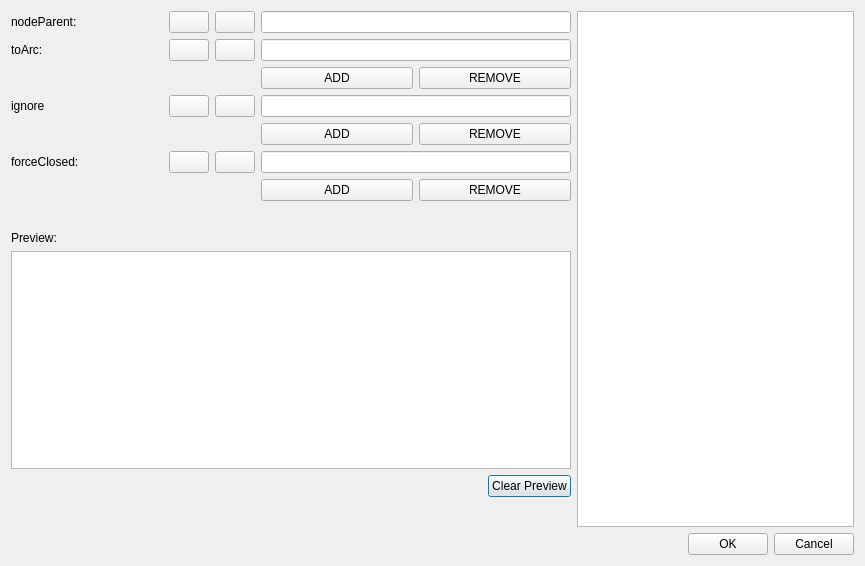
<?xml version="1.0" encoding="UTF-8"?>
<ui version="4.0">
 <class>dlg_mapzone_config</class>
 <widget class="QDialog" name="dlg_mapzone_config">
  <property name="geometry">
   <rect>
    <x>0</x>
    <y>0</y>
    <width>865</width>
    <height>566</height>
   </rect>
  </property>
  <property name="windowTitle">
   <string>Mapzone Config</string>
  </property>
  <layout class="QGridLayout" name="gridLayout">
   <item row="5" column="0" colspan="2">
    <layout class="QGridLayout" name="gridLayout_3">
     <item row="0" column="0">
      <widget class="QLabel" name="lbl_preview">
       <property name="text">
        <string>Preview:</string>
       </property>
      </widget>
     </item>
     <item row="3" column="0">
      <layout class="QHBoxLayout" name="horizontalLayout_2">
       <item>
        <spacer name="horizontalSpacer_2">
         <property name="orientation">
          <enum>Qt::Horizontal</enum>
         </property>
         <property name="sizeHint" stdset="0">
          <size>
           <width>40</width>
           <height>20</height>
          </size>
         </property>
        </spacer>
       </item>
       <item>
        <widget class="QPushButton" name="btn_clear_preview">
         <property name="text">
          <string>Clear Preview</string>
         </property>
        </widget>
       </item>
      </layout>
     </item>
     <item row="1" column="0">
      <widget class="QTextEdit" name="txt_preview">
       <property name="readOnly">
        <bool>true</bool>
       </property>
      </widget>
     </item>
    </layout>
   </item>
   <item row="0" column="2" rowspan="11">
    <widget class="QTextEdit" name="tab_log_txt_infolog">
     <property name="sizePolicy">
      <sizepolicy hsizetype="Minimum" vsizetype="Expanding">
       <horstretch>0</horstretch>
       <verstretch>0</verstretch>
      </sizepolicy>
     </property>
     <property name="readOnly">
      <bool>true</bool>
     </property>
    </widget>
   </item>
   <item row="11" column="0" colspan="3">
    <layout class="QGridLayout" name="lyt_buttons">
     <property name="topMargin">
      <number>0</number>
     </property>
     <item row="0" column="0">
      <spacer name="horizontalSpacer">
       <property name="orientation">
        <enum>Qt::Horizontal</enum>
       </property>
       <property name="sizeHint" stdset="0">
        <size>
         <width>40</width>
         <height>20</height>
        </size>
       </property>
      </spacer>
     </item>
     <item row="0" column="1">
      <widget class="QPushButton" name="btn_accept">
       <property name="text">
        <string>OK</string>
       </property>
      </widget>
     </item>
     <item row="0" column="2">
      <widget class="QPushButton" name="btn_cancel">
       <property name="text">
        <string>Cancel</string>
       </property>
      </widget>
     </item>
    </layout>
   </item>
   <item row="0" column="0" colspan="2">
    <layout class="QGridLayout" name="gridLayout_2">
     <item row="0" column="0">
      <widget class="QLabel" name="lbl_nodeParent">
       <property name="text">
        <string>nodeParent:</string>
       </property>
      </widget>
     </item>
     <item row="1" column="0">
      <widget class="QLabel" name="lbl_toArc">
       <property name="text">
        <string>toArc:</string>
       </property>
      </widget>
     </item>
     <item row="6" column="3">
      <widget class="QPushButton" name="btn_add_forceClosed">
       <property name="text">
        <string>ADD</string>
       </property>
      </widget>
     </item>
     <item row="6" column="4">
      <widget class="QPushButton" name="btn_remove_forceClosed">
       <property name="text">
        <string>REMOVE</string>
       </property>
      </widget>
     </item>
     <item row="4" column="4">
      <widget class="QPushButton" name="btn_remove_ignore">
       <property name="text">
        <string>REMOVE</string>
       </property>
      </widget>
     </item>
     <item row="5" column="0">
      <widget class="QLabel" name="lbl_forceClosed">
       <property name="text">
        <string>forceClosed:</string>
       </property>
      </widget>
     </item>
     <item row="5" column="1">
      <widget class="QPushButton" name="btn_snapping_forceClosed">
       <property name="sizePolicy">
        <sizepolicy hsizetype="Fixed" vsizetype="Fixed">
         <horstretch>0</horstretch>
         <verstretch>0</verstretch>
        </sizepolicy>
       </property>
       <property name="text">
        <string/>
       </property>
      </widget>
     </item>
     <item row="3" column="1">
      <widget class="QPushButton" name="btn_snapping_ignore">
       <property name="text">
        <string/>
       </property>
      </widget>
     </item>
     <item row="3" column="3" colspan="2">
      <widget class="QLineEdit" name="txt_ignore"/>
     </item>
     <item row="4" column="3">
      <widget class="QPushButton" name="btn_add_ignore">
       <property name="text">
        <string>ADD</string>
       </property>
      </widget>
     </item>
     <item row="5" column="3" colspan="2">
      <widget class="QLineEdit" name="txt_forceClosed">
       <property name="readOnly">
        <bool>true</bool>
       </property>
      </widget>
     </item>
     <item row="2" column="4">
      <widget class="QPushButton" name="btn_remove_nodeParent">
       <property name="text">
        <string>REMOVE</string>
       </property>
      </widget>
     </item>
     <item row="0" column="1">
      <widget class="QPushButton" name="btn_snapping_nodeParent">
       <property name="sizePolicy">
        <sizepolicy hsizetype="Fixed" vsizetype="Fixed">
         <horstretch>0</horstretch>
         <verstretch>0</verstretch>
        </sizepolicy>
       </property>
       <property name="text">
        <string/>
       </property>
      </widget>
     </item>
     <item row="3" column="0">
      <widget class="QLabel" name="lbl_ignore">
       <property name="text">
        <string>ignore</string>
       </property>
      </widget>
     </item>
     <item row="1" column="1">
      <widget class="QPushButton" name="btn_snapping_toArc">
       <property name="sizePolicy">
        <sizepolicy hsizetype="Fixed" vsizetype="Fixed">
         <horstretch>0</horstretch>
         <verstretch>0</verstretch>
        </sizepolicy>
       </property>
       <property name="text">
        <string/>
       </property>
      </widget>
     </item>
     <item row="2" column="3">
      <widget class="QPushButton" name="btn_add_nodeParent">
       <property name="text">
        <string>ADD</string>
       </property>
      </widget>
     </item>
     <item row="0" column="3" colspan="2">
      <widget class="QLineEdit" name="txt_nodeParent">
       <property name="readOnly">
        <bool>false</bool>
       </property>
      </widget>
     </item>
     <item row="1" column="3" colspan="2">
      <widget class="QLineEdit" name="txt_toArc">
       <property name="readOnly">
        <bool>true</bool>
       </property>
      </widget>
     </item>
     <item row="0" column="2">
      <widget class="QPushButton" name="btn_expr_nodeParent">
       <property name="sizePolicy">
        <sizepolicy hsizetype="Fixed" vsizetype="Fixed">
         <horstretch>0</horstretch>
         <verstretch>0</verstretch>
        </sizepolicy>
       </property>
       <property name="text">
        <string/>
       </property>
      </widget>
     </item>
     <item row="1" column="2">
      <widget class="QPushButton" name="btn_expr_toArc">
       <property name="sizePolicy">
        <sizepolicy hsizetype="Fixed" vsizetype="Fixed">
         <horstretch>0</horstretch>
         <verstretch>0</verstretch>
        </sizepolicy>
       </property>
       <property name="text">
        <string/>
       </property>
      </widget>
     </item>
     <item row="3" column="2">
      <widget class="QPushButton" name="btn_expr_ignore">
       <property name="sizePolicy">
        <sizepolicy hsizetype="Fixed" vsizetype="Fixed">
         <horstretch>0</horstretch>
         <verstretch>0</verstretch>
        </sizepolicy>
       </property>
       <property name="text">
        <string/>
       </property>
      </widget>
     </item>
     <item row="5" column="2">
      <widget class="QPushButton" name="btn_expr_forceClosed">
       <property name="sizePolicy">
        <sizepolicy hsizetype="Fixed" vsizetype="Fixed">
         <horstretch>0</horstretch>
         <verstretch>0</verstretch>
        </sizepolicy>
       </property>
       <property name="text">
        <string/>
       </property>
      </widget>
     </item>
    </layout>
   </item>
  </layout>
 </widget>
 <tabstops>
  <tabstop>tab_log_txt_infolog</tabstop>
  <tabstop>btn_snapping_nodeParent</tabstop>
  <tabstop>txt_nodeParent</tabstop>
  <tabstop>btn_snapping_toArc</tabstop>
  <tabstop>txt_toArc</tabstop>
  <tabstop>btn_add_nodeParent</tabstop>
  <tabstop>btn_remove_nodeParent</tabstop>
  <tabstop>btn_snapping_ignore</tabstop>
  <tabstop>txt_ignore</tabstop>
  <tabstop>btn_add_ignore</tabstop>
  <tabstop>btn_remove_ignore</tabstop>
  <tabstop>btn_snapping_forceClosed</tabstop>
  <tabstop>txt_forceClosed</tabstop>
  <tabstop>btn_add_forceClosed</tabstop>
  <tabstop>btn_remove_forceClosed</tabstop>
  <tabstop>txt_preview</tabstop>
  <tabstop>btn_clear_preview</tabstop>
  <tabstop>btn_accept</tabstop>
  <tabstop>btn_cancel</tabstop>
 </tabstops>
 <resources/>
 <connections/>
</ui>
